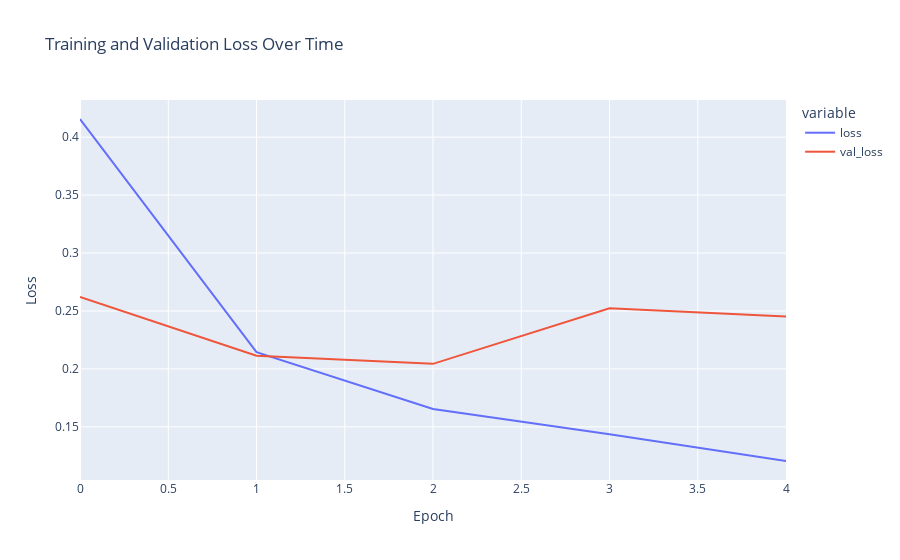

Notebook source saved alongside this figure:
### Code cell
fig = px.line(
    history.history,
    y=['loss', 'val_loss'],
    labels={'index': "Epoch", 'value': "Loss"},
    title="Training and Validation Loss Over Time"
)

fig.show()

### Figure 1 — Plotly figure (JSON) as saved in the notebook; plotly's stock layout.template omitted (floating-point values rounded to 4 significant figures)
{"data": [{"hovertemplate": "variable=loss<br>Epoch=%{x}<br>Loss=%{y}<extra></extra>", "legendgroup": "loss", "line": {"color": "#636efa", "dash": "solid"}, "marker": {"symbol": "circle"}, "mode": "lines", "name": "loss", "orientation": "v", "showlegend": true, "type": "scatter", "x": [0, 1, 2, 3, 4], "xaxis": "x", "y": [0.4156, 0.2144, 0.1654, 0.1437, 0.1206], "yaxis": "y"}, {"hovertemplate": "variable=val_loss<br>Epoch=%{x}<br>Loss=%{y}<extra></extra>", "legendgroup": "val_loss", "line": {"color": "#EF553B", "dash": "solid"}, "marker": {"symbol": "circle"}, "mode": "lines", "name": "val_loss", "orientation": "v", "showlegend": true, "type": "scatter", "x": [0, 1, 2, 3, 4], "xaxis": "x", "y": [0.2621, 0.2115, 0.2044, 0.2523, 0.2453], "yaxis": "y"}], "layout": {"legend": {"title": {"text": "variable"}, "tracegroupgap": 0}, "title": {"text": "Training and Validation Loss Over Time"}, "xaxis": {"anchor": "y", "domain": [0, 1], "title": {"text": "Epoch"}}, "yaxis": {"anchor": "x", "domain": [0, 1], "title": {"text": "Loss"}}}}
